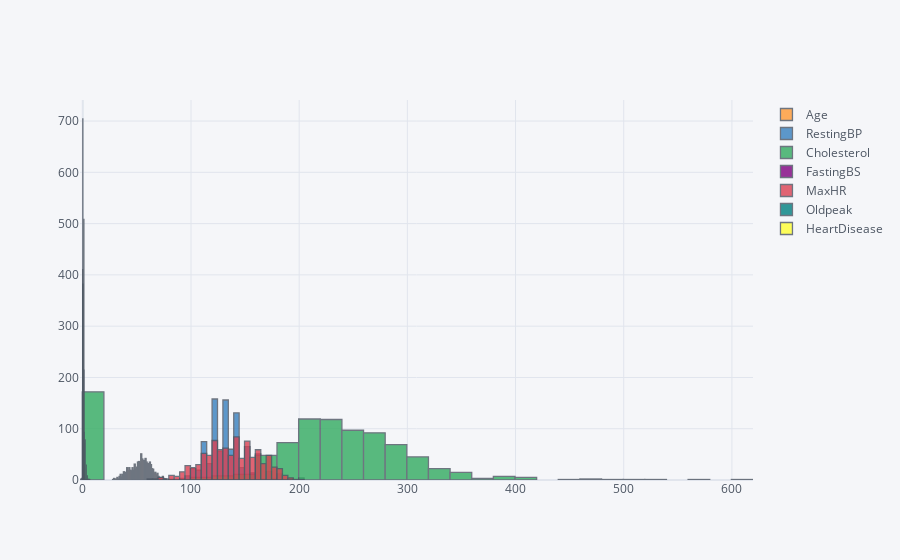

Notebook code for this chart:
### Code cell
fig = df[numericalCols].iplot(kind='histogram',bins=50)

### Figure 1 — Plotly figure (JSON) as saved in the notebook; plotly's stock layout.template omitted (floating-point values rounded to 4 significant figures; data arrays with more than 128 entries replaced by an {"elided": "..."} marker saying what was removed)
{"data": [{"histfunc": "count", "histnorm": "", "marker": {"color": "rgba(255, 153, 51, 1.0)", "line": {"color": "#4D5663", "width": 1.3}}, "name": "Age", "nbinsx": 50, "opacity": 0.8, "orientation": "v", "type": "histogram", "x": {"elided": "918 int values"}}, {"histfunc": "count", "histnorm": "", "marker": {"color": "rgba(55, 128, 191, 1.0)", "line": {"color": "#4D5663", "width": 1.3}}, "name": "RestingBP", "nbinsx": 50, "opacity": 0.8, "orientation": "v", "type": "histogram", "x": {"elided": "918 int values"}}, {"histfunc": "count", "histnorm": "", "marker": {"color": "rgba(50, 171, 96, 1.0)", "line": {"color": "#4D5663", "width": 1.3}}, "name": "Cholesterol", "nbinsx": 50, "opacity": 0.8, "orientation": "v", "type": "histogram", "x": {"elided": "918 int values"}}, {"histfunc": "count", "histnorm": "", "marker": {"color": "rgba(128, 0, 128, 1.0)", "line": {"color": "#4D5663", "width": 1.3}}, "name": "FastingBS", "nbinsx": 50, "opacity": 0.8, "orientation": "v", "type": "histogram", "x": {"elided": "918 int values"}}, {"histfunc": "count", "histnorm": "", "marker": {"color": "rgba(219, 64, 82, 1.0)", "line": {"color": "#4D5663", "width": 1.3}}, "name": "MaxHR", "nbinsx": 50, "opacity": 0.8, "orientation": "v", "type": "histogram", "x": {"elided": "918 int values"}}, {"histfunc": "count", "histnorm": "", "marker": {"color": "rgba(0, 128, 128, 1.0)", "line": {"color": "#4D5663", "width": 1.3}}, "name": "Oldpeak", "nbinsx": 50, "opacity": 0.8, "orientation": "v", "type": "histogram", "x": {"elided": "918 float values"}}, {"histfunc": "count", "histnorm": "", "marker": {"color": "rgba(255, 255, 51, 1.0)", "line": {"color": "#4D5663", "width": 1.3}}, "name": "HeartDisease", "nbinsx": 50, "opacity": 0.8, "orientation": "v", "type": "histogram", "x": {"elided": "918 int values"}}], "layout": {"barmode": "overlay", "legend": {"bgcolor": "#F5F6F9", "font": {"color": "#4D5663"}}, "paper_bgcolor": "#F5F6F9", "plot_bgcolor": "#F5F6F9", "title": {"font": {"color": "#4D5663"}}, "xaxis": {"gridcolor": "#E1E5ED", "showgrid": true, "tickfont": {"color": "#4D5663"}, "title": {"font": {"color": "#4D5663"}, "text": ""}, "zerolinecolor": "#E1E5ED"}, "yaxis": {"gridcolor": "#E1E5ED", "showgrid": true, "tickfont": {"color": "#4D5663"}, "title": {"font": {"color": "#4D5663"}, "text": ""}, "zerolinecolor": "#E1E5ED"}}}
